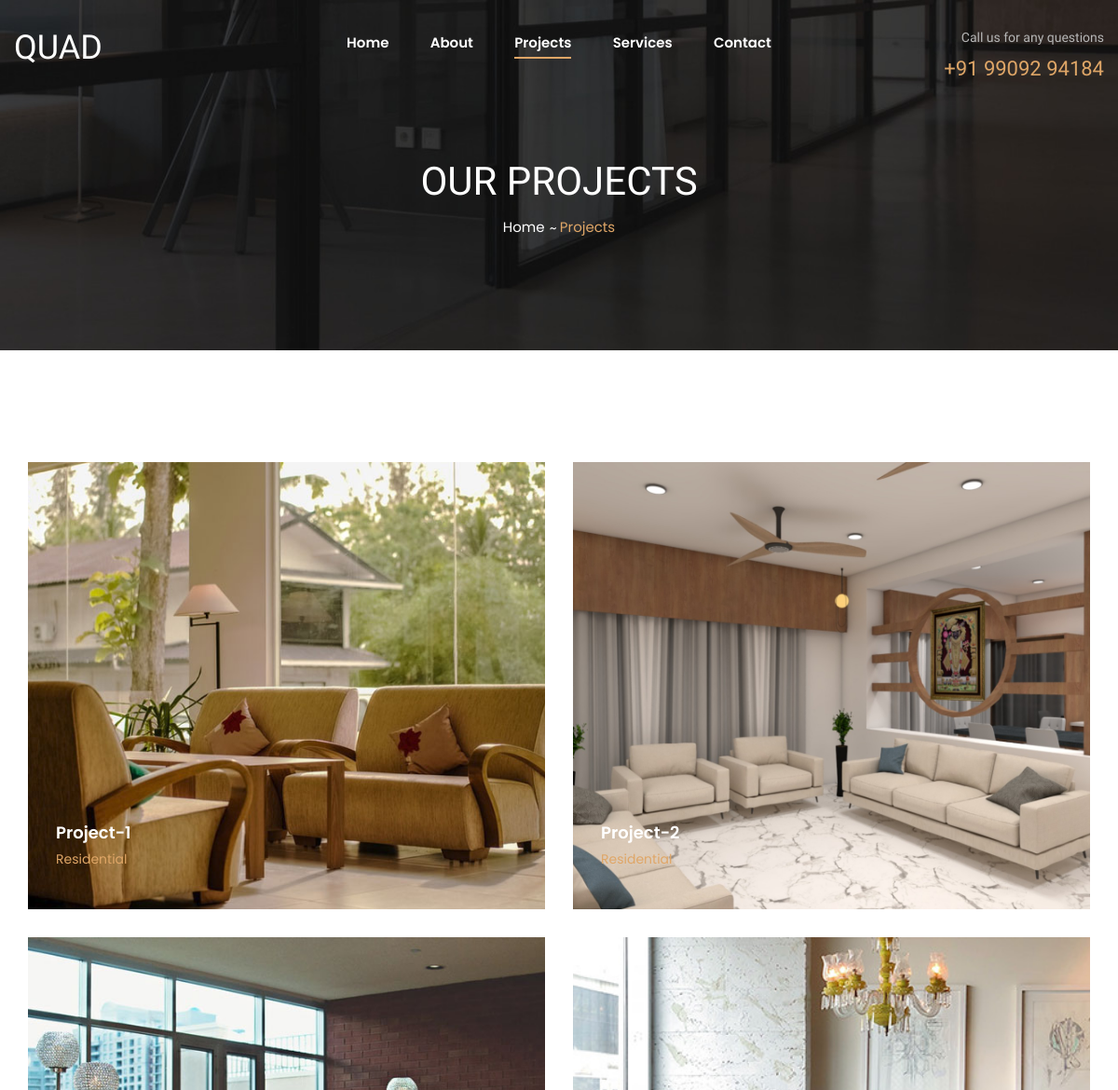
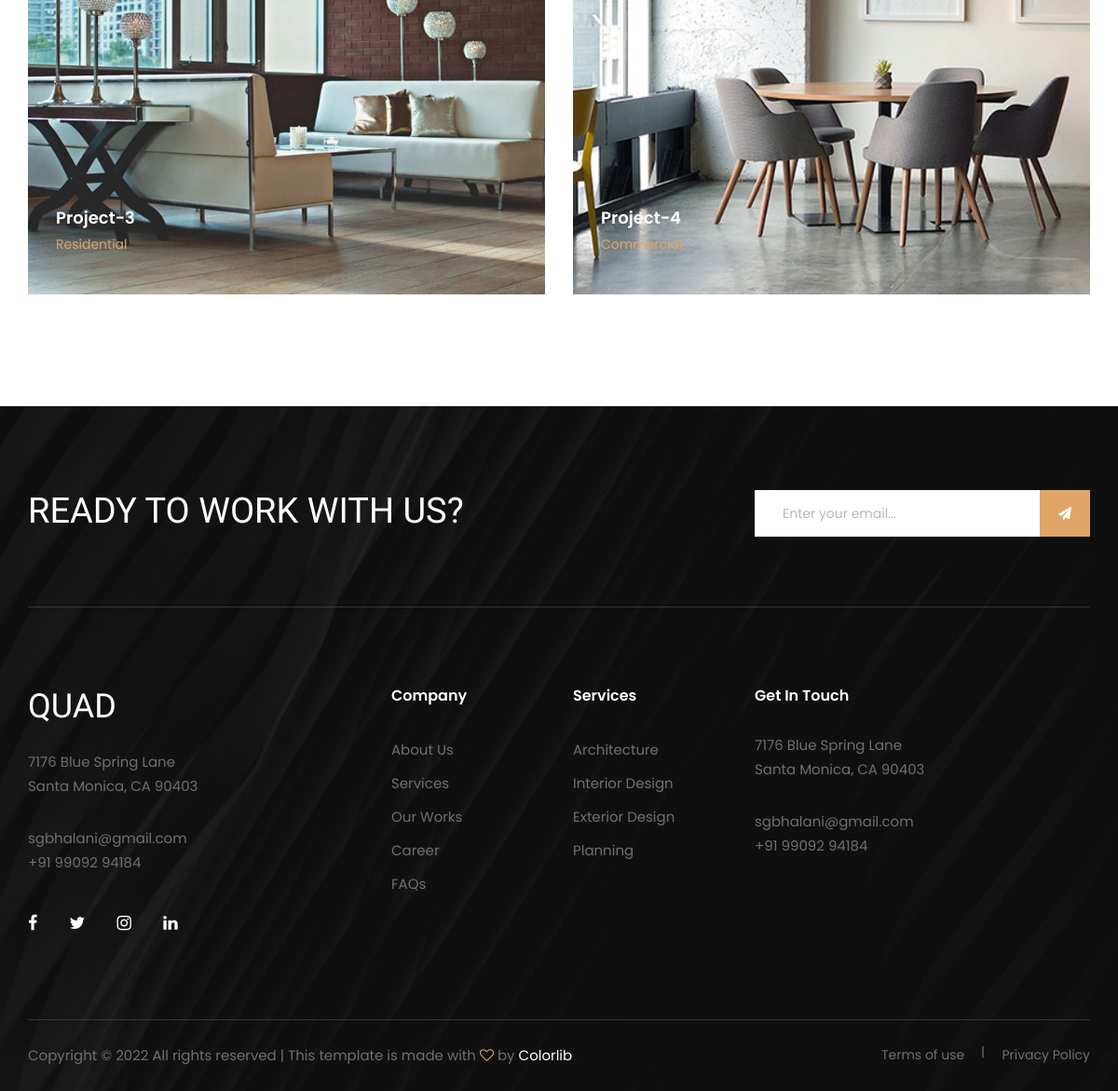
The app's page /projects with its own data (2 pictures, top to bottom).
### Studio/models.py (models this page shows, shortened)
class Photo(models.Model):
    photo_id = models.AutoField
    category = models.ForeignKey(Category, on_delete=models.SET_NULL, null=True, blank=True)
    title = models.CharField(max_length=50)
    main = models.BooleanField(blank=True, default=False)
    project_name = models.CharField(max_length=50)
    images = models.ImageField(upload_to="Studio/images")

class Category(models.Model):
    user = models.ForeignKey(User, on_delete=models.SET_NULL, null=True, blank=True)
    name = models.CharField(max_length=100, null=False, blank=False)

### Studio/views.py (the view)
# urls.py: path('projects', views.Projects, name="projects"),
def Projects(request):
    category = request.GET.get('category')
    if category is None:
        photos = Photo.objects.filter(main=True)
    else:
        photos = Photo.objects.filter(category__name=category)
    categories = Category.objects.all()
    params = {'categories': categories, 'photos': photos}
    return render(request, "Studio/projects.html", params)

### Studio/templates/Studio/projects.html (shortened to what this page needs)
<!DOCTYPE html>
<html lang="zxx">
<head>
    <link rel="stylesheet" href="static/Studio/css/bootstrap.min.css" type="text/css">
    <link rel="stylesheet" href="static/Studio/css/font-awesome.min.css" type="text/css">
    <link rel="stylesheet" href="static/Studio/css/elegant-icons.css" type="text/css">
    <link rel="stylesheet" href="static/Studio/css/owl.carousel.min.css" type="text/css">
    <link rel="stylesheet" href="static/Studio/css/slicknav.min.css" type="text/css">
    <link rel="stylesheet" href="static/Studio/css/style.css" type="text/css">
</head>
<body>
<header class="header">
    <div class="container-fluid">
        <div class="row">
            <div class="col-lg-3">
                <div class="header__logo">
                    <a href="#"><h2 style="color: white;">QUAD</h2></a>
                </div>
            </div>
            <div class="col-lg-6">
                <nav class="header__menu mobile-menu">
                    <ul>
                        <li><a href="/">Home</a></li>
                        <li><a href="/about">About</a></li>
                        <li class="active"><a href="/projects">Projects</a></li>
                        <li><a href="/services">Services</a></li>
                        <li><a href="/contact">Contact</a></li>
                    </ul>
                </nav>
            </div>
            <div class="col-lg-3">
                <div class="header__widget">
                    <span>Call us for any questions</span>
                    <h4>+91 99092 94184</h4>
                </div>
            </div>
        </div>
    </div>
</header>
<div class="breadcrumb-option spad set-bg" data-setbg="static/Studio/img/breadcrumb-bg.jpg">
    <div class="container">
        <div class="row">
            <div class="col-lg-12 text-center">
                <div class="breadcrumb__text">
                    <h2>Our Projects</h2>
                    <div class="breadcrumb__links">
                        <a href="./index.html">Home</a>
                        <span>Projects</span>
                    </div>
                </div>
            </div>
        </div>
    </div>
</div>
    <section class="team spad">
        <div class="container">
            <div class="row">
                {% for photo in photos %}
                <div class="col-lg-6 col-md-6">
                    <div class="team__item set-bg" data-setbg="/media/{{photo.images}}">
                        <div class="team__text">
                            <div class="team__title">
                                <a href="{{photo.project_name}}"><h5>{{photo.project_name}}</h5>
                                <span>{{photo.category.name}}</span></a>
                            </div>
                        </div>
                    </div>
                </div>
                {% endfor %}
            </div>
        </div>
    </section>
<footer class="footer set-bg" data-setbg="static/Studio/img/footer-bg.jpg">
    <div class="container">
        <div class="footer__top">
            <div class="row">
                <div class="col-lg-8 col-md-6">
                    <div class="footer__top__text">
                        <h2>Ready To Work With Us?</h2>
                    </div>
                </div>
                <div class="col-lg-4 col-md-6">
                    <div class="footer__top__newslatter">
                        <form action="#">
                            <input type="text" placeholder="Enter your email...">
                            <button type="submit"><i class="fa fa-send"></i></button>
                        </form>
                    </div>
                </div>
            </div>
        </div>
        <div class="row">
            <div class="col-lg-3 col-md-6 col-sm-6">
                <div class="footer__about">
                    <div class="footer__logo">
                        <a href="#"><h2 style="color: white;">QUAD</h2></a>
                    </div>
                    <p>7176 Blue Spring Lane <br/>Santa Monica, CA 90403</p>
                    <ul>
                        <li>sgbhalani@gmail.com</li>
                        <li>+91 99092 94184</li>
                    </ul>
                    <div class="footer__social">
                        <a href="#"><i class="fa fa-facebook"></i></a>
                        <a href="#"><i class="fa fa-twitter"></i></a>
                        <a href="#"><i class="fa fa-instagram"></i></a>
                        <a href="#"><i class="fa fa-linkedin"></i></a>
                    </div>
                </div>
            </div>
            <div class="col-lg-2 offset-lg-1 col-md-3 col-sm-6">
                <div class="footer__widget">
                    <h6>Company</h6>
                    <ul>
                        <li><a href="#">About Us</a></li>
                        <li><a href="#">Services</a></li>
                        <li><a href="#">Our Works</a></li>
                        <li><a href="#">Career</a></li>
                        <li><a href="#">FAQs</a></li>
                    </ul>
                </div>
            </div>
            <div class="col-lg-2 col-md-3 col-sm-6">
                <div class="footer__widget">
                    <h6>Services</h6>
                    <ul>
                        <li><a href="#">Architecture</a></li>
                        <li><a href="#">Interior Design</a></li>
                        <li><a href="#">Exterior Design</a></li>
                        <li><a href="#">Planning</a></li>
                    </ul>
                </div>
            </div>
            <div class="col-lg-4 col-md-6 col-sm-6">
                <div class="footer__address">
                    <h6>Get In Touch</h6>
                    <p>7176 Blue Spring Lane <br/>Santa Monica, CA 90403</p>
                    <ul>
                        <li>sgbhalani@gmail.com</li>
                        <li>+91 99092 94184</li>
                    </ul>
                </div>
            </div>
        </div>
        <div class="copyright">
            <div class="row">
                <div class="col-lg-8 col-md-7">
                    <div class="copyright__text">
                        <p>Copyright ©
                            All rights reserved | This template is made with <i class="fa fa-heart-o"
                                                                                aria-hidden="true"></i> by <a
                                    href="https://colorlib.com"
                                    target="_blank">Colorlib</a>
                        </p>
                    </div>
                </div>
                <div class="col-lg-4 col-sm-5">
                    <div class="copyright__widget">
                        <a href="#">Terms of use</a>
                        <a href="#">Privacy Policy</a>
                    </div>
                </div>
            </div>
        </div>
    </div>
</footer>
</body>
</html>

### records on screen
Photo: shows a picture, project_name "Project-1", category.name "Residential"
Photo: shows a picture, project_name "Project-2", category.name "Residential"
Photo: shows a picture, project_name "Project-3", category.name "Residential"
Photo: shows a picture, project_name "Project-4", category.name "Commercial"
